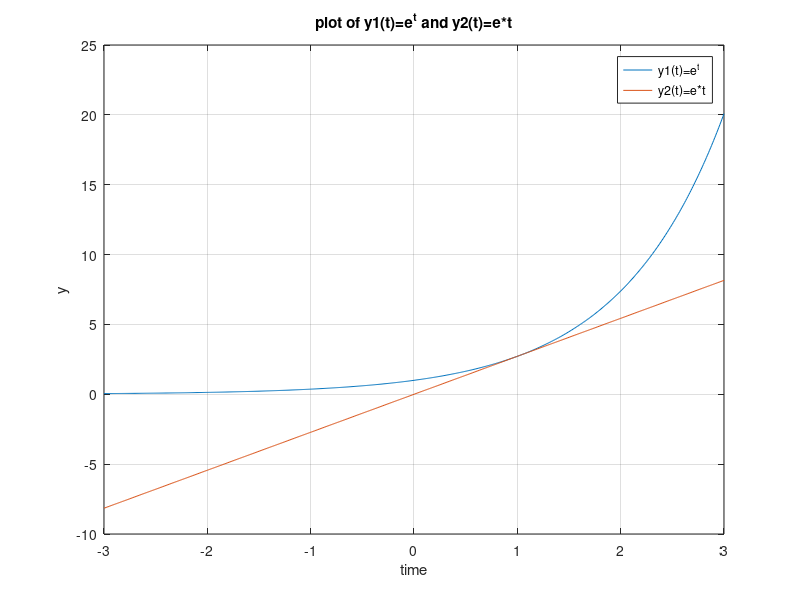

MATLAB code for this plot: (Note: this script raises an error after producing the figure.)
% run with $ matlab -batch "problem_1_1_1"

t = -3.0:0.01:3.0;

y1=exp(t);
y2=exp(1)*t;

plot(t,y1,t, y2);
legend("y1(t)=e^{t}", "y2(t)=e*t")

grid on;
title("plot of y1(t)=e^{t} and y2(t)=e*t");
xlabel("time");
ylabel("y");

[rows,cols] = size(t);
for i=1:cols
    if(y1(1,i) == y2(1,i))
        result = "when t = " + t(1,i) + ", y1 = " + y1(1,i) + " and y2 = " + y2(1,i);
        disp(result)
    end
end
